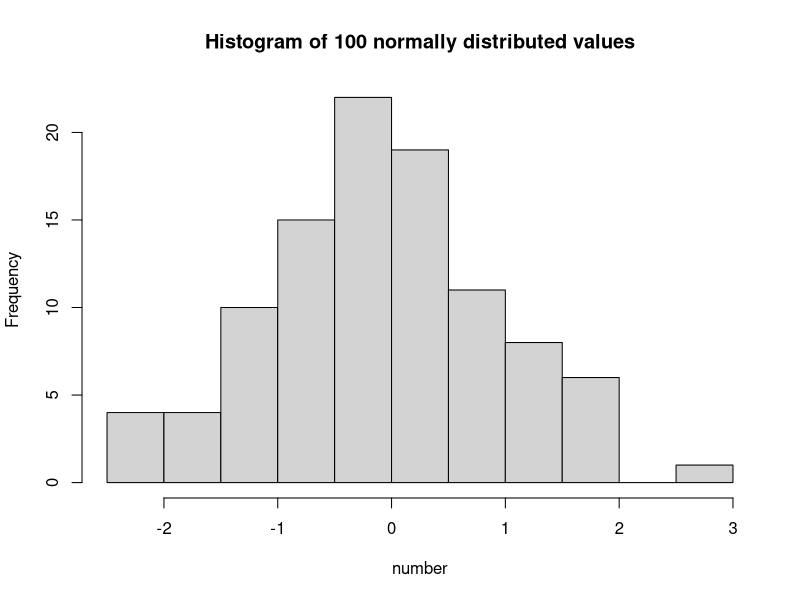
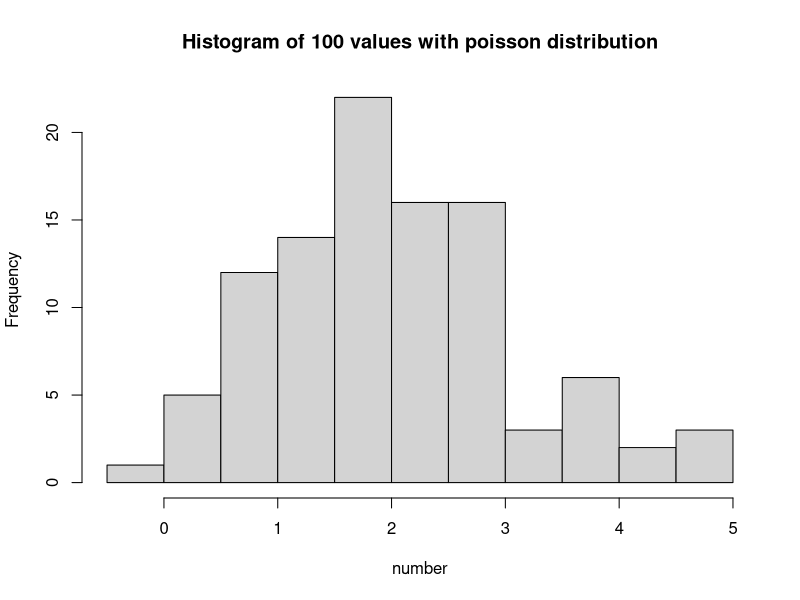

These figures' R source, in order:
a <- c(1,2,3)
b <- a/2
b

#Normal distribution
num <- rnorm(100, 0, 1)
hist(num, 
     xlab = "number", 
     main = "Histogram of 100 normally distributed values")

#Poisson distribution
num_p <- rnorm(100, 2)
hist(num_p, 
     xlab = "number", 
     main = "Histogram of 100 values with poisson distribution")
